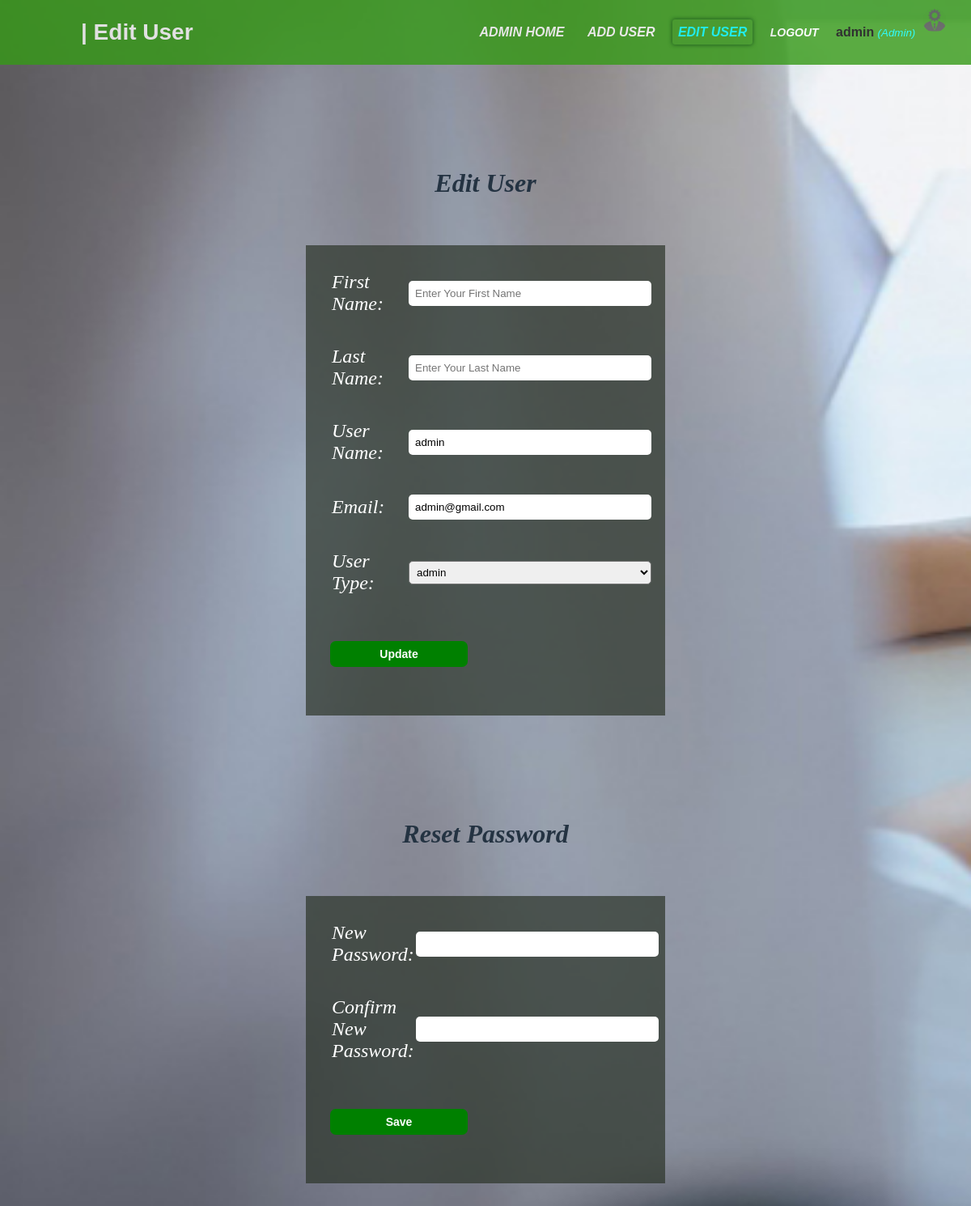
/admin/update.php?edit=8 (signed in), run on the app's committed database.
### tables this page shows
CREATE TABLE IF NOT EXISTS `staff` (
  `staff_id` int NOT NULL AUTO_INCREMENT,
  `fname` varchar(500) NOT NULL,
  `lname` varchar(500) NOT NULL,
  `user_type` varchar(200) NOT NULL,
  `user_name` varchar(200) NOT NULL,
  `password` varchar(200) NOT NULL,
  `email` varchar(200) NOT NULL,
  PRIMARY KEY (`staff_id`)
);

### admin/update.php (the view, shortened to what this page needs)
<?php include('functions.php');
  $fname = '';
  $user_name = '';
  $email = '';
  $user_type = '';
if (isset($_GET['edit'])) {
  $staff_id = $_GET['edit'];
  $edit = true;
  $rec = mysqli_query($db, "SELECT * FROM staff WHERE staff_id = $staff_id");
  $record = mysqli_fetch_array($rec);
  $fname = $record['fname'];
  $lname = $record['lname'];
  $user_name = $record['user_name'];
  $email = $record['email'];
  $user_type = $record['user_type'];
  }
?>
<!DOCTYPE html>
<html>
<head>
	<link rel="stylesheet" type="text/css" href="/pis/css/admin/add_user.css">
	<link rel="stylesheet" type="text/css" href="/pis/css/all.css">
</head>
<body>
	<nav>
	    <label id="title">| Edit User</label>
      <ul>
        <li><a href="admin_home.php">ADMIN HOME</a></li>
        <li><a href="add_user.php">ADD USER</a></li>
        <li><a class="active" href="user_list.php">EDIT USER</a></li>
        <li><a href="/pis/index.php?logout='1' "style="font-size:14px;" id="logout">logout</a></li>
        <li>
     		<?php  if (isset($_SESSION['user'])) : ?>
                <strong><?php echo $_SESSION['user']['user_type']; ?></strong>
                <small>
                    <i  style="color: cyan;">(<?php echo ucfirst($_SESSION['user']['user_name']); ?>)</i>
                    <img src="/pis/images/18.png" class="profile_info">
                 </small>
            <?php endif ?>
 		</li>
      </ul>
    </nav>
		<h1 id="head">Edit User</h1>
	<div class="container">
		<form id="reg" method="post" action="update.php">
			<table border="0">
				<tr>
					<td>
						<label>First Name: </label><br><br><br>
					</td>
					<td>
						<input type="text" name="fname" placeholder="Enter Your First Name" value="<?php echo $fname; ?>" id="name"><br><br><br>
					</td>
				</tr>
				<tr>
					<td>
						<label>Last Name: </label><br><br><br>
					</td>
					<td>
						<input type="text" name="lname" placeholder="Enter Your Last Name" value="<?php echo $lname; ?>"id="name"><br><br><br>
					</td>
				</tr>
				<tr>
					<td>
						<label>User Name: </label><br><br><br>
					</td>
					<td>
						<input type="text" name="user_name" placeholder="Enter Your User Name" value="<?php echo $user_name; ?>"id="name"><br><br><br>
					</td>
				</tr>
				<tr>
					<td>
						<label>Email: </label><br><br><br>
					</td>
					<td>
						<input type="email" name="email" placeholder="Enter Your Email" value="<?php echo $email; ?>" id="name"><br><br><br>
					</td>
				</tr>
				<tr>
					<td>
						<label>User Type: </label><br><br><br>
					</td>
					<td>
						<select id="slt" name="user_type">
							<option value="<?php echo $user_type; ?>"><?php echo $user_type; ?></option>
							</select><br><br><br>
					</td>
				</tr>
			</table>
			<?php if ($edit == false): ?>
				<button type="submit" name="save" value="Save" id="submit">Save</button>
			<?php else: ?>
				<button type="submit" name="update" value="Update" id="submit">Update</button>
			<?php endif ?>
		</form>
	</div>
	<h1 id="head">Reset Password</h1>
	<div class="container">
	<form id="reg" method="post" action="update.php">
				<table border="0">
					<tr>
						<td>
							<label>New Password: </label><br><br><br>
						</td>
						<td>
							<input type="password" name="password_1"  id="name"><br><br><br>
						</td>
					</tr>
					<tr>
						<td>
							<label>Confirm New Password: </label><br><br><br>
						</td>
						<td>
							<input type="password" name="password_2"  id="name"><br><br><br>
						</td>
					</tr>
				</table>
				<button type="submit" name="reset" value="Reset" id="submit">Save</button>
	</form>
	</div>
	</body>
	</html>

### css/admin/add_user.css (style rules this page uses)
body { margin: 0; padding: 0; background-image: url('/pis/images/48.jpg'); background-size: cover; font-family: sans-serif; }
#title { color: white; font-size: 28px; line-height: 80px; padding: 0 100px; font-weight: bold; font-style: initial; font-family: 'poppins',sans-serif; }
* { padding: 0; margin: 0; text-decoration: none; list-style: none; box-sizing: border-box; }
nav { background: #359a16; height: 80px; width: 100%; opacity: .8; }
nav ul { float: right; margin-right: 20px; }
nav ul li { display: inline-block; line-height: 80px; margin: 0 5px; }
nav ul li a { color: white; font-size: 16px; padding: 7px; border-radius: 3px; text-transform: uppercase; font-weight: bold; font-style: italic; }
.active { transition: -5s; box-shadow: 0 0 5px #0e6105,0 0 5px #0e6105; color: cyan; }
#head { color: #243342; text-align: center; font-style: italic; padding: 28px; font-family: "Times New Roman"; margin-top: 100px; }
.container { width: 37%; margin: auto; background-color: rgba(44, 52, 40, 0.7); padding: 30px; margin-top: 30px; margin-bottom: 30px; padding-right: 15px; }
#name { width: 300px; outline: 0; padding: 8px; border:3px; border-radius: 5px; }
label { color: white; font-style: italic; font-size: 24px; font-family: "Times New Roman"; }
#slt { width: 300px; padding: 5px; border-radius: 5px; }
#submit { background-color: green; border-radius: 7px; width: 170px; margin: auto; border: none; padding: 8px; color: white; font-weight: bold; font-size: 14px; margin-top: 20px; margin-bottom: 30px; cursor: pointer; }

### css/all.css (style rules this page uses)
.profile_info { display: inline-block; width: 30px; height: 30px; margin: 5px; border-radius: 100%; }

### data on the page
staff: user_name "admin", email "admin@gmail.com", user_type "admin"

### other printed values
$_SESSION['user']['user_type'] "admin"
$_SESSION['user']['user_name'] "Admin"
